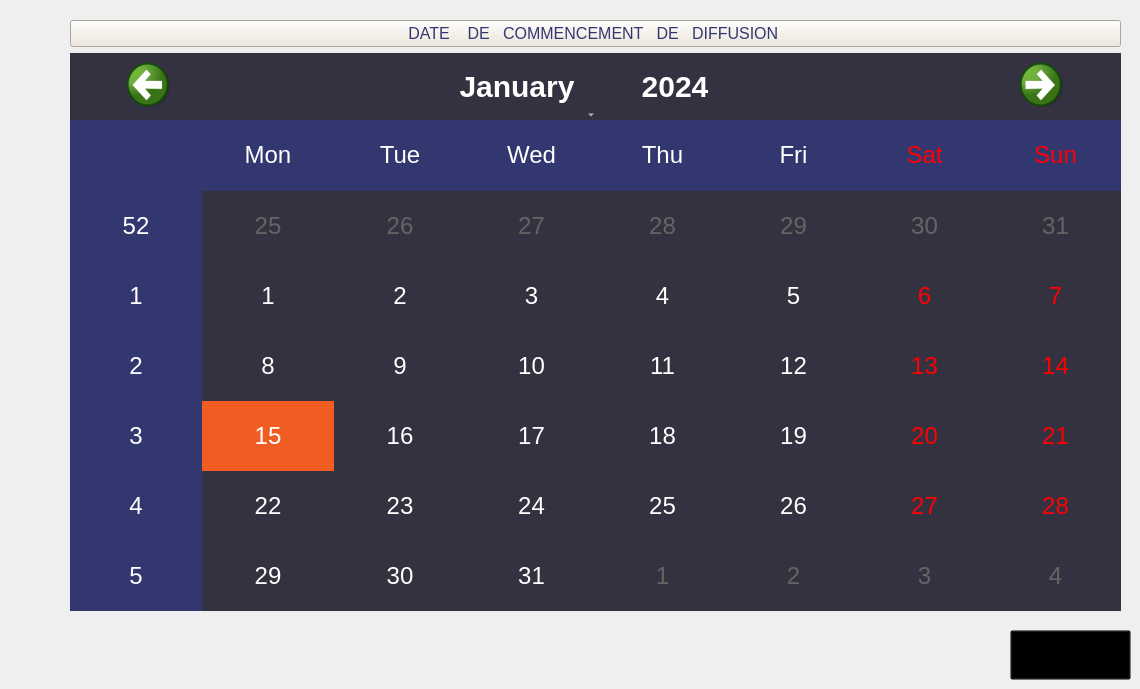
   <widget class="QWidget" name="tab_2">
    <attribute name="title">
     <string>        Calendrier</string>
    </attribute>
    <widget class="QWidget" name="verticalLayoutWidget">
     <property name="geometry">
      <rect>
       <x>70</x>
       <y>20</y>
       <width>1051</width>
       <height>591</height>
      </rect>
     </property>
     <layout class="QVBoxLayout" name="verticalLayout">
      <item>
       <widget class="QPushButton" name="label_animation1">
        <property name="font">
         <font>
          <family>MS Shell Dlg 2</family>
          <pointsize>12</pointsize>
          <weight>50</weight>
          <italic>false</italic>
          <bold>false</bold>
          <underline>false</underline>
         </font>
        </property>
        <property name="styleSheet">
         <string notr="true">
background-color: #EEE6D8 ;
font: 12pt &quot;MS Shell Dlg 2&quot;;
color : #333770;
</string>
        </property>
        <property name="text">
         <string>DATE    DE   COMMENCEMENT   DE   DIFFUSION </string>
        </property>
       </widget>
      </item>
      <item>
       <widget class="QCalendarWidget" name="calendarWidget1">
        <property name="styleSheet">
         <string notr="true">QCalendarWidget QToolButton
{
	height:60px;
	width:150px;
	color:white;
	font-size:30px;
	icon-size:50px 50px;
	background-color:rgb(52,50,64);
}
QCalendarWidget QWidget#qt_calendar_navigationbar
{
	background-color:rgb(52,50,64);
}

/* MenuBar Code */

QCalendarWidget QMenu
{
	width:150px;
	left:20px;
	color:white;
	font-size:18px;
	background-color:rgb(52,50,64);
}

/* SpinBox Code */

QCalendarWidget QSpinBox
{
	width:150px;
	height:60px;
	font-size:24px;
	color:white;
	background-color:rgb(52,50,64);	
}
QCalendarWidget QSpinBox::up-button
{
	subcontrol-origin: border;
	subcontrol-position:left;
	width:65px;
	height:60px;
}
QCalendarWidget QSpinBox::down-button
{
	subcontrol-origin: border;
	subcontrol-position:right;
	width:65px;
	height:60px;
}

/* Calendar View Code */
QCalendarWidget QWidget
{
	alternate-background-color:#333770;
}
QCalendarWidget QAbstractItemView:enabled
{
	font-size:24px;
	color:white;
	background-color:rgb(52,50,64);	
	selection-background-color:rgb(241,92,34);
	selection-color:white;
}
QCalendarWidget QAbstractItemView:disabled
{
	color:rgb(100,100,100);
}

</string>
        </property>
       </widget>
      </item>
     </layout>
    </widget>
    <widget class="QPushButton" name="pushButton_stat_2">
     <property name="geometry">
      <rect>
       <x>1010</x>
       <y>630</y>
       <width>121</width>
       <height>50</height>
      </rect>
     </property>
     <property name="styleSheet">
      <string notr="true">background-color:transparent;</string>
     </property>
     <property name="text">
      <string/>
     </property>
     <property name="icon">
      <iconset resource="source.qrc">
       <normaloff>:/img/images/stat.png</normaloff>:/img/images/stat.png</iconset>
     </property>
     <property name="iconSize">
      <size>
       <width>50</width>
       <height>50</height>
      </size>
     </property>
    </widget>
   </widget>
